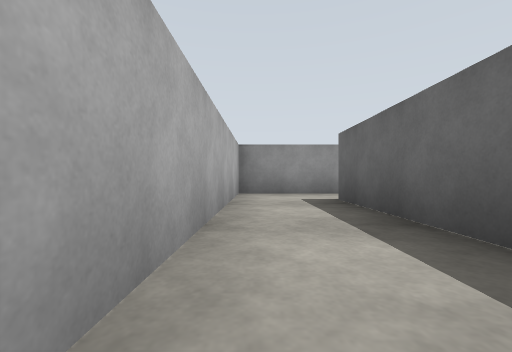
view 1 (above)

12 first-person views from a walk through a world built for the Gazebo simulator. The camera is 0.72 m above the floor, looks level and sees 90° across. The floor is counted in squares, 2 m on a side. Each view is taken from the middle of a square. On the plan, view 1 faces up. The plan holds only what a view shows up to about 9 squares ahead; the rest is blank. The place goes on beyond the plan.

view 2
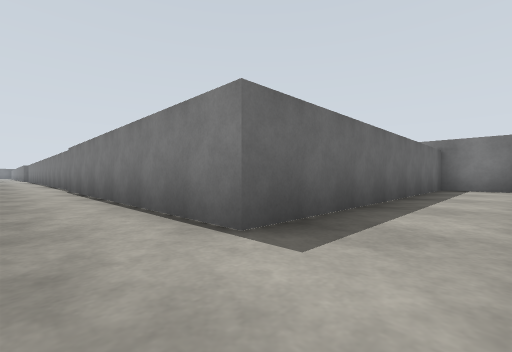

view 3
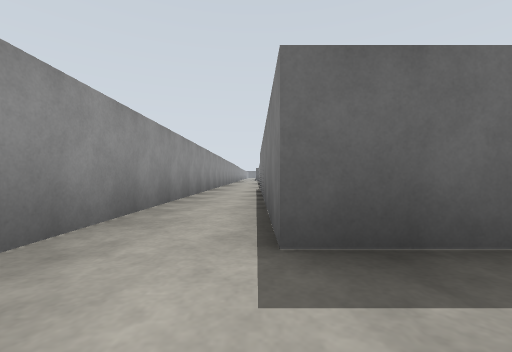

view 4
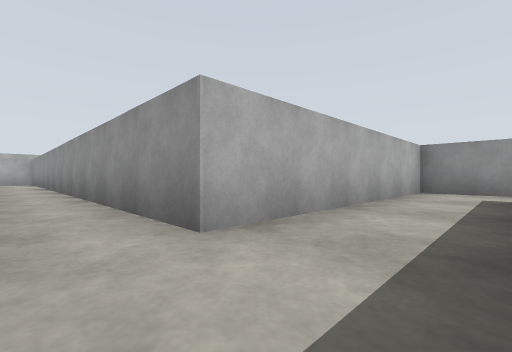

view 5
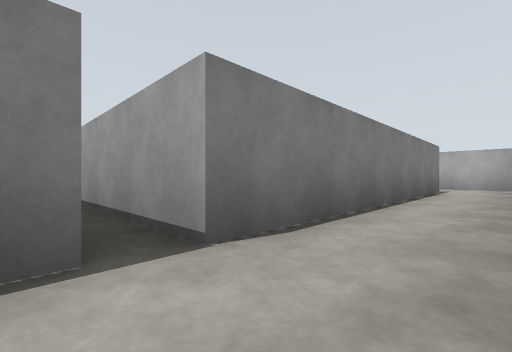

view 6
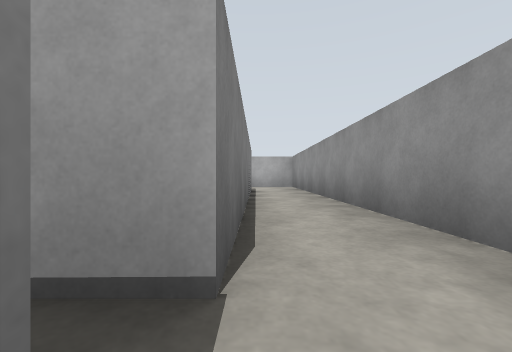

view 7
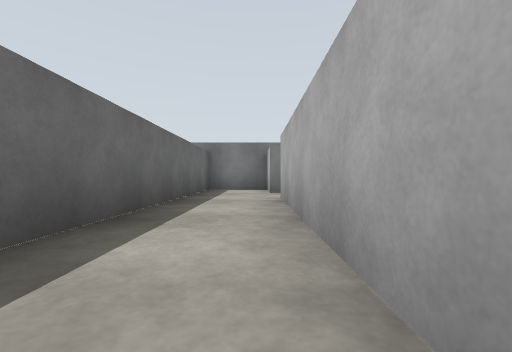

view 8
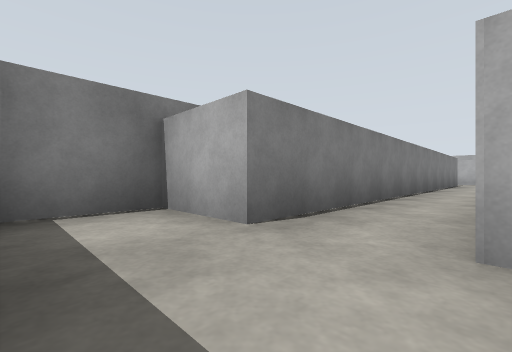

view 9
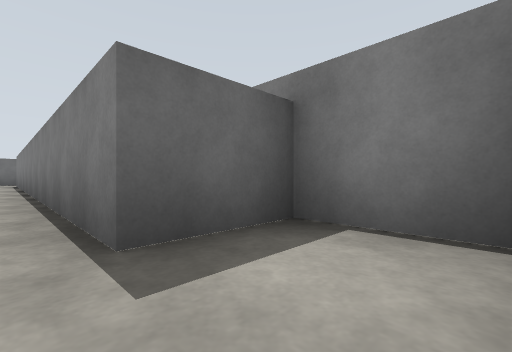

view 10
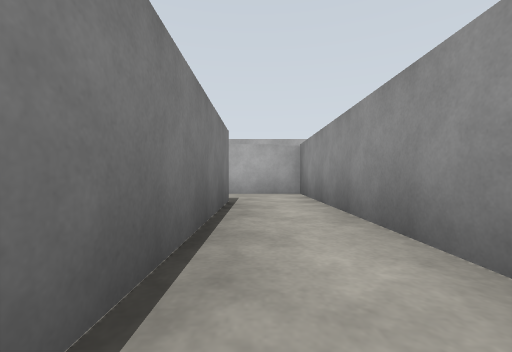

view 11
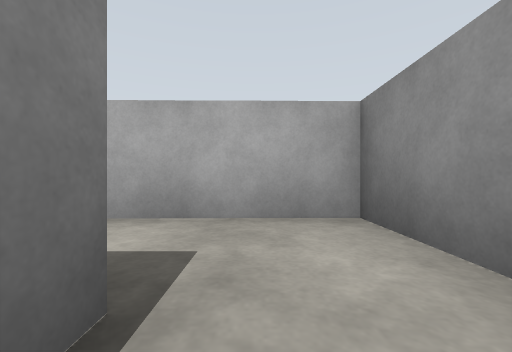

view 12
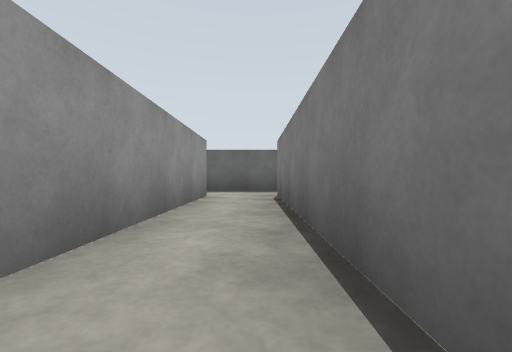

### Floor plan
Key: @ floor where view 1 was taken; # wall or solid block; . floor; O other object.
Columns run from 13 left of view 1 to 12 right of it. Each row starts with its distance up from view 1.
  6              OOOOOOO###
  5             #.............
  4             #..######.....
  3             #..O    ##OOO
  2             #..O    #
  1             #..O    #
  0 #############@.O
 -1 #..............O
 -2 #..##########..O
 -3 ####        ###

Where each view was taken, in squares from view 1:
view 1: 0 up, 0 right, facing up
view 2: 5 up, 0 right, facing down-right
view 3: 4 up, 0 right, facing right
view 4: 1 down, 1 right, facing up-left
view 5: 5 up, 8 right, facing down-left
view 6: 4 up, 8 right, facing left
view 7: 4 up, 0 right, facing down
view 8: 0 up, 1 right, facing down-left
view 9: 1 down, 12 left, facing down-right
view 10: 1 down, 7 left, facing left
view 11: 1 down, 10 left, facing left
view 12: 1 down, 5 left, facing right
